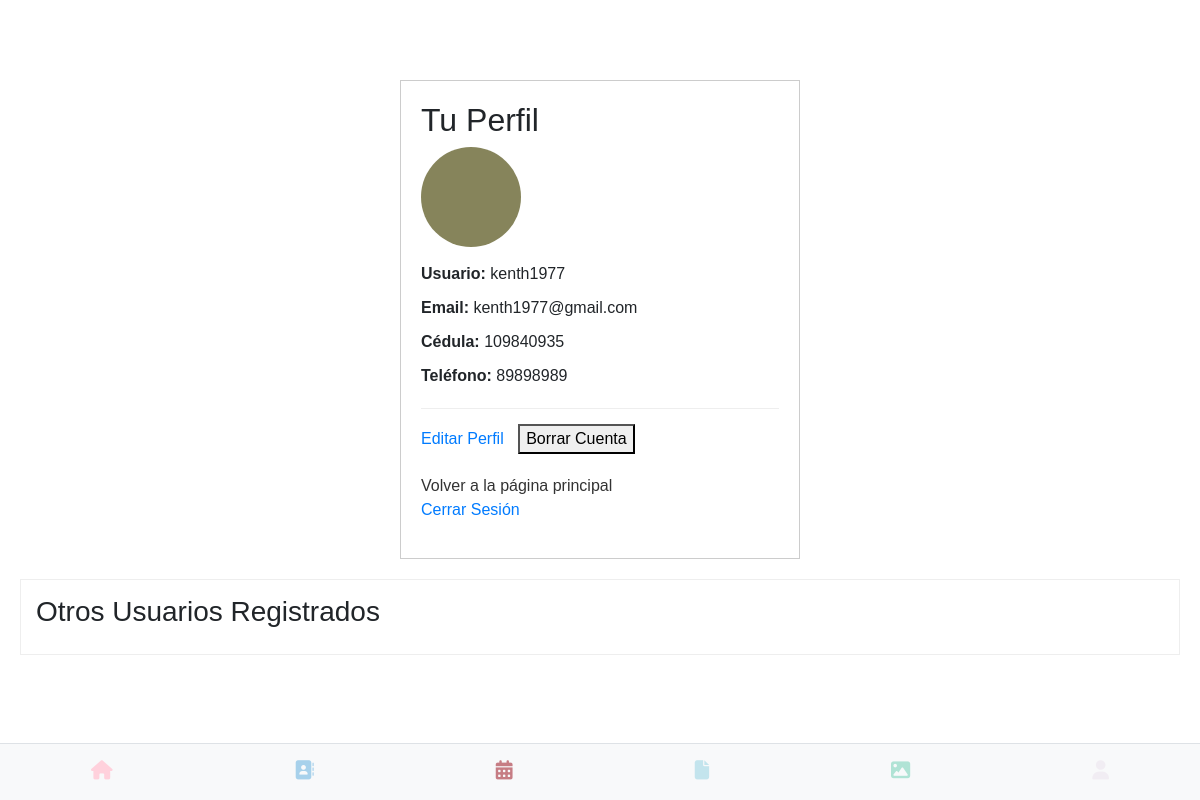
The page /perfil (signed in) on the database as committed earlier.
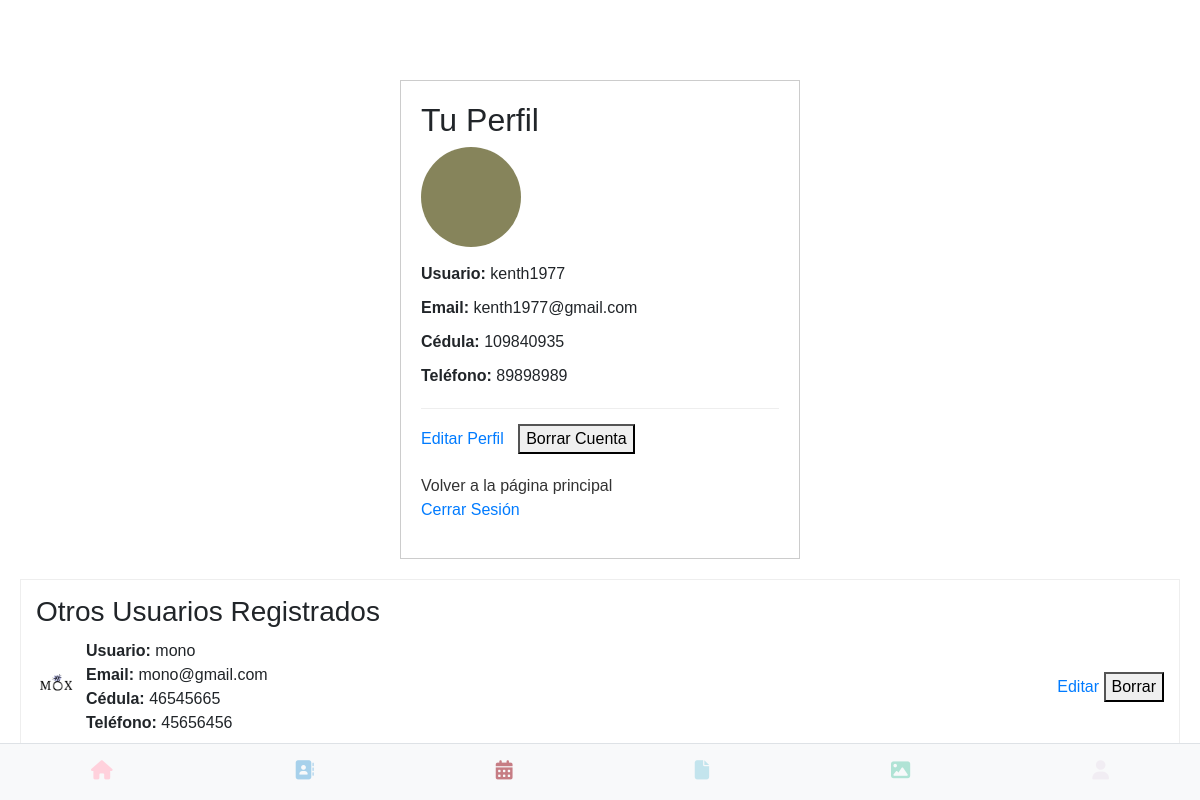
The same page on the database as committed later.
### app.py (models this page shows, shortened)
class User(UserMixin, db.Model):
    __tablename__ = 'users'
    id = db.Column(db.Integer, primary_key=True)
    username = db.Column(db.String(80), unique=True, nullable=False)
    email = db.Column(db.String(120), unique=True, nullable=False)
    cedula = db.Column(db.String(20), unique=True, nullable=False)
    telefono = db.Column(db.String(20), nullable=False)
    password_hash = db.Column(db.String(128))
    image_filename = db.Column(db.String(255), nullable=True)
    def get_id(self):
        return str(self.id)
    @property
    def is_active(self):
        return True

### app.py (the view)
@app.route('/perfil')
@login_required
def perfil():
    users = User.query.all()
    return render_template('perfil.html', users=users)

### app.py (called while the page is built)
@login_manager.user_loader
def load_user(user_id):
    return User.query.get(int(user_id))

### templates/perfil.html (shortened to what this page needs)
{% extends 'base.html' %}
{% block content %}
    <div class="profile-container">
        <h2>Tu Perfil</h2>
        {% if current_user.image_filename %}
            <div class="profile-image">
                <img src="{{ url_for('static', filename='images/' + current_user.image_filename) }}" alt="Imagen de Perfil">
            </div>
        {% endif %}
        <div class="profile-info">
            <p><strong>Usuario:</strong> {{ current_user.username }}</p>
            <p><strong>Email:</strong> {{ current_user.email }}</p>
            <p><strong>Cédula:</strong> {{ current_user.cedula }}</p>
            <p><strong>Teléfono:</strong> {{ current_user.telefono }}</p>
        </div>
        <div class="profile-actions">
            <a href="{{ url_for('editar_perfil') }}">Editar Perfil</a>
            <form method="POST" action="{{ url_for('borrar_perfil') }}" style="display:inline;">
                <button type="submit" onclick="return confirm('¿Estás seguro de que quieres borrar tu cuenta?')">Borrar Cuenta</button>
            </form>
        </div>
        <a href="{{ url_for('index') }}" class="back-link">Volver a la página principal</a>
        <p><a href="{{ url_for('logout') }}">Cerrar Sesión</a></p>
    </div>
    <div class="users-list">
        <h3>Otros Usuarios Registrados</h3>
        {% if users %}
            {% for user in users %}
                {% if user != current_user %}
                    <div class="user-item">
                        <div style="display: flex; align-items: center;">
                            {% if user.image_filename %}
                                <div class="avatar-small">
                                    <img src="{{ url_for('static', filename='images/' + user.image_filename) }}" alt="Avatar de {{ user.username }}">
                                </div>
                            {% endif %}
                            <div class="user-info">
                                <strong>Usuario:</strong> {{ user.username }}<br>
                                <strong>Email:</strong> {{ user.email }}<br>
                                <strong>Cédula:</strong> {{ user.cedula }}<br>
                                <strong>Teléfono:</strong> {{ user.telefono }}
                            </div>
                        </div>
                        <div class="user-actions">
                            <a href="{{ url_for('editar_usuario', user_id=user.id) }}">Editar</a>
                            <form method="POST" action="{{ url_for('borrar_usuario', user_id=user.id) }}" style="display:inline;">
                                <button type="submit" onclick="return confirm('¿Estás seguro de que quieres borrar a este usuario?')">Borrar</button>
                            </form>
                        </div>
                    </div>
                {% endif %}
            {% endfor %}
        {% else %}
            <p>No hay otros usuarios registrados.</p>
        {% endif %}
    </div>
{% endblock %}

### templates/base.html (shortened to what this page needs)
<!DOCTYPE html>
<html lang="es">
<head>
    <link rel="stylesheet" type="text/css" href="{{ url_for('static', filename='css/main.css') }}">
</head>
<body>
{% include "flash.html" %}
<div class="container-block">
  {% block content %}
  {% endblock %}
</div>
{% include "navbar.html" %}
</body>
</html>

### templates/flash.html (shortened to what this page needs)
<div class="container">
</div>

### templates/navbar.html
<nav class="magic-navbar">
    <div class="magic-nav-buttons">
        <div class="magic-nav-button">
            <a href="{{ url_for('index') }}">
                <i class="fas fa-home"></i>
            </a>
        </div>
        <div class="magic-nav-button">
            <a href="#">
                <i class="fa-solid fa-address-book"></i>
            </a>
        </div>
        <div class="magic-nav-button">
            <a href="#">
                <i class="fa-solid fa-calendar-days"></i>
            </a>
        </div>
        <div class="magic-nav-button">
            <a href="#">
                <i class="fa-solid fa-file"></i>
            </a>
        </div>
        <div class="magic-nav-button">
            <a href="#">
                <i class="fa-solid fa-image"></i>
            </a>
        </div>
        <div class="magic-nav-button">
            {% if current_user.is_authenticated %}
                <a href="#" style="pointer-events: none; opacity: 0.2;">
                    <i class="fas fa-user"></i>
                </a>
            {% else %}
                <a href="{{ url_for('login') }}">
                    <i class="fas fa-user"></i>
                </a>
            {% endif %}
        </div>
    </div>
</nav>

### static/css/navbar.css (style rules this page uses)
.magic-navbar { background-color: #f8f9fa; color: #343a40; padding: 0.5rem 0; position: fixed; bottom: 0; left: 0; width: 100%; z-index: 1000; border-top: 1px solid #dee2e6; }
.magic-nav-buttons { display: flex; justify-content: space-around; align-items: center; }
.magic-nav-button { flex-grow: 1; text-align: center; padding: 0.5rem 0; }
.magic-nav-button a { display: block; color: inherit; text-decoration: none; }
.magic-nav-button i { font-size: 1.2rem; margin-bottom: 0.2rem; }
.magic-nav-button:nth-child(1) i { color: #FFD1DC; }
.magic-nav-button:nth-child(2) i { color: #A7D1EB; }
.magic-nav-button:nth-child(3) i { color: #c67D84; }
.magic-nav-button:nth-child(4) i { color: #C3E4ED; }
.magic-nav-button:nth-child(5) i { color: #B0E3D5; }
.magic-nav-button:nth-child(6) i { color: #D8BFD8; }

### static/css/base.css (style rules this page uses)
body { font-family: sans-serif; margin: 0; }
.container { width: 80%; margin: 20px auto; padding: 20px; }

### templates/perfil.html (style rules this page uses)
body { font-family: sans-serif; margin: 20px; }
.profile-container { width: 400px; margin: 0 auto; border: 1px solid #ccc; padding: 20px; margin-bottom: 20px; }
.profile-image { width: 100px; height: 100px; border-radius: 50%; overflow: hidden; margin-bottom: 15px; }
.profile-image img { width: 100%; height: 100%; object-fit: cover; }
.profile-info p { margin-bottom: 10px; }
.back-link { display: block; margin-top: 20px; text-decoration: none; color: #333; }
.users-list { border: 1px solid #eee; padding: 15px; }
.users-list h3 { margin-top: 0; margin-bottom: 10px; }
.user-item { margin-bottom: 15px; padding-bottom: 15px; border-bottom: 1px dotted #ccc; display: flex; align-items: center; justify-content: space-between; }
.user-item:last-child { border-bottom: none; }
.user-info { flex-grow: 1; margin-right: 10px; }
.user-actions a { margin-left: 5px; text-decoration: none; }
.avatar-small { width: 40px; height: 40px; border-radius: 50%; overflow: hidden; margin-right: 10px; }
.avatar-small img { width: 100%; height: 100%; object-fit: cover; }
.profile-actions { margin-top: 20px; border-top: 1px solid #eee; padding-top: 15px; }
.profile-actions a { margin-right: 10px; text-decoration: none; }

Rows that differ between the two databases and show on the page:
added User: image_filename (picture), username "mono", email "mono@gmail.com", cedula "46545665", telefono "45656456"
